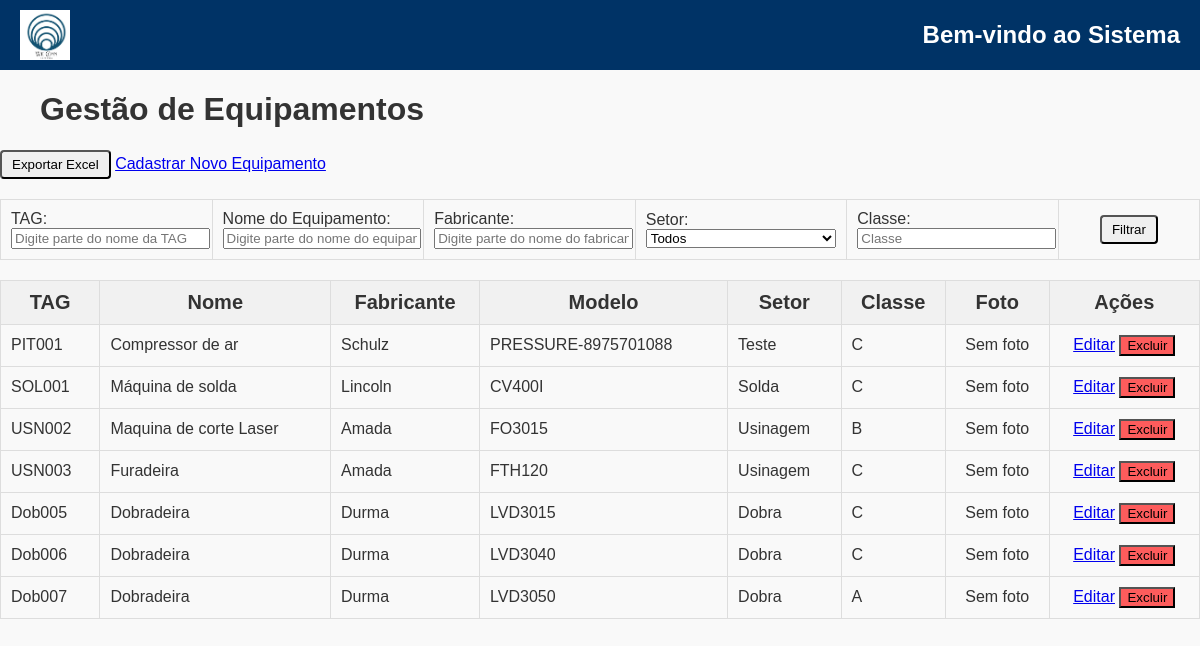
The app's page /CadEquip/ (signed in) with its own data.
### CadEquip/models.py (models this page shows, shortened)
class Equipamento(models.Model):
    CLASSIFICACAO = [
        ('a', 'A'),
        ('b', 'B'),
        ('c', 'C'),
    ]
    nome = models.CharField(max_length=200)
    tag = models.CharField(max_length=200, unique=True)
    patrimonio = models.CharField(
        max_length=200,
        unique=True,
        blank=True,  # Allow blank values
        null=True   # Allow null values
    )
    modelo = models.CharField(max_length=200)
    fabricante = models.CharField(max_length=200)
    numero_serie = models.CharField(max_length=200, unique=False, blank=True, null=True)
    ano_fabricacao = models.CharField(max_length=200, blank=True, null=True)
    data_criacao = models.DateTimeField(auto_now_add=True)
    setor = models.ForeignKey('gestaoOS.Setor', on_delete=models.CASCADE, related_name='equipamentos')
    local = models.CharField(max_length=150, blank=True, null=True)
    foto = models.ImageField(upload_to='fotos_equipamentos/%Y/%m/%d/', null=True, blank=True)
    fornecedor = models.ForeignKey(
        'CadFornecedor.Fornecedor',  # Relaciona ao modelo Fornecedor do app CadFornecedor
        on_delete=models.SET_NULL,
        related_name='equipamentos',
        null=True,
        blank=True
    )
    manual_operacao = models.FileField(upload_to='manuais/', null=True, blank=True)
    garantia_termino = models.DateField(null=True, blank=True)
    classe = models.CharField(max_length=1, blank=True, null=True)
    ssma = models.CharField(
        max_length=1,
        choices=CLASSIFICACAO,
        default='c',
    )
    qualidade = models.CharField(
        max_length=1,
        choices=CLASSIFICACAO,
        default='c',
    )
    operacao = models.CharField(
        max_length=1,
        choices=CLASSIFICACAO,
        default='c',
    )
    entrega = models.CharField(
        max_length=1,
        choices=CLASSIFICACAO,
        default='c',
    )
    mtbf = models.CharField(
        max_length=1,
        choices=CLASSIFICACAO,
        default='c',
    )
    mttr = models.CharField(
        max_length=1,
        choices=CLASSIFICACAO,
        default='c',
    )
    horimetro_atual = models.FloatField(default=0, help_text="Horas totais de operação do equipamento")
    ultima_atualizacao = models.DateTimeField(null=True, blank=True)
    class Meta:
        verbose_name = 'Equipamento'
        verbose_name_plural = 'Equipamentos'

### gestaoOS/models.py (models this page shows, shortened)
class Setor(models.Model):
    nome = models.CharField(max_length=100, unique=True)

### CadEquip/views.py (the view, shortened to what this page needs)
# urls.py: path('CadEquip/', listar_equipamentos, name='CadEquip'),
@login_required
def listar_equipamentos(request):
    equipamentos = Equipamento.objects.all()
    tag = request.GET.get('tag')
    if tag:
        equipamentos = equipamentos.filter(tag__icontains=tag)
    setor_id = request.GET.get('setor')
    if setor_id:
        equipamentos = equipamentos.filter(setor_id=setor_id)
    nome = request.GET.get('nome')
    if nome:
        equipamentos = equipamentos.filter(nome__icontains=nome)
    descricao = request.GET.get('descricao')
    if descricao:
        equipamentos = equipamentos.filter(descricao__icontains=descricao)
    fabricante = request.GET.get('fabricante')
    if fabricante:
        equipamentos = equipamentos.filter(fabricante__icontains=fabricante)
    classe = request.GET.get('classe')
    if classe:
        equipamentos = equipamentos.filter(classe__icontains=classe)
    setores = Setor.objects.all()
    return render(request, 'CadEquipHome.html', {
        'equipamentos': equipamentos,
        'setores': setores
    })

### CadEquip/templates/CadEquipHome.html (shortened to what this page needs)
{% extends 'base.html' %}
{% load static %}
{% block content %}
<link rel="stylesheet" href="https://maxcdn.bootstrapcdn.com/font-awesome/4.7.0/css/font-awesome.min.css">
<div class="content-container">
    <div class="top-side">
        <h1 style="text-align: left; margin-left: 40px;">Gestão de Equipamentos</h1>
        <div>
            <button type="submit" class="btn btn-success" name="exportar_excel" value="true">Exportar Excel</button>
            <a href="{% url 'cria_equipamento' %}" class="custom-button">Cadastrar Novo Equipamento</a>
        </div>
    </div>
    <table class="tabela-sem-divisoes" style="border: none">
        <form method="get" action="{% url 'CadEquip' %}">
            <td style="width: 15%">
                <div>
                    <label for="tag">TAG:</label>
                    <input type="text" name="tag" id="tag" placeholder="Digite parte do nome da TAG">
                </div>
            </td>
            <td style="width: 15%">
                <div>
                    <label for="nome">Nome do Equipamento:</label>
                    <input type="text" name="nome" id="nome" placeholder="Digite parte do nome do equipamento">
                </div>
            </td>
            <td style="width: 15%">
                <div>
                    <label for="fabricante">Fabricante:</label>
                    <input type="text" name="fabricante" id="fabricante" placeholder="Digite parte do nome do fabricante">
                </div>
            </td>
            <td style="width: 15%">
                <div>
                    <label for="setor">Setor:</label>
                    <select name="setor" id="setor">
                        <option value="">Todos</option>
                    </select>
                </div>
            </td>
            <td style="width: 15%">
                <div>
                    <label for="classe">Classe:</label>
                    <input type="text" name="classe" id="classe" placeholder="Classe">
                </div>
            </td>
            <td style="width: 10%; text-align: center;">
                <button type="submit" class="btn btn-primary">Filtrar</button>
            </td>
        </form>
    </table>
    <table border="1">
        <thead>
            <tr>
                <th>TAG</th>
                <th>Nome</th>
                <th>Fabricante</th>
                <th>Modelo</th>
                <th>Setor</th>
                <th>Classe</th>
                <th>Foto</th>
                <th>Ações</th>
            </tr>
        </thead>
        <tbody>
            {% for equipamento in equipamentos %}
                <tr>
                    <td>{{ equipamento.tag }}</td>
                    <td>{{ equipamento.nome }}</td>
                    <td>{{ equipamento.fabricante }}</td>
                    <td>{{ equipamento.modelo }}</td>
                    <td>{{ equipamento.setor.nome }}</td>
                    <td>{{ equipamento.classe }}</td>
                    <td style="text-align: center;">
                        {% if equipamento.foto %}
                            <img src="{{ equipamento.foto.url }}" alt="Foto do equipamento {{ equipamento.nome }}" style="max-width: 100px; max-height: 100px;">
                        {% else %}
                            Sem foto
                        {% endif %}
                    </td>
                    <td style="text-align: center;">
                        <a href="{% url 'editar_equipamento' equipamento.id %}" class="custom-button table-button">Editar</a>
                        <form method="post" action="{% url 'excluir_equipamento' equipamento.id %}" style="display:inline;" onsubmit="return confirmDelete();">
                            <button type="submit" class="custom-button table-button delete-button">Excluir</button>
                        </form>
                    </td>
                </tr>
            {% endfor %}
        </tbody>
    </table>
</div>
{% endblock %}

### gestaoOS/static/css/style.css (style rules this page uses)
body { font-family: Garamond, sans-serif; margin: 0; padding: 0; background-color: #f9f9f9; color: #333; }
.btn { padding: 5px 10px; text-decoration: none; border-radius: 4px; transition: background-color 0.3s; }
table { width: 100%; border-collapse: collapse; margin-top: 20px; }
table, th, td { border: 1px solid #ddd; }
th, td { padding: 10px; text-align: left; }
th { background-color: #f1f1f1; }
tr:nth-child(even) { background-color: #f9f9f9; }
input, select, textarea { width: 100%; }

### CadEquip/templates/CadEquipHome.html (style rules this page uses)
.content-container th { font-size: 20px; text-align: center; }
.content-container .delete-button { background-color: rgb(253, 92, 92); }

### records on screen
Equipamento: tag "PIT001", nome "Compressor de ar", fabricante "Schulz", modelo "PRESSURE-8975701088", setor.nome "Teste", classe "C", foto "Sem foto"
Equipamento: tag "SOL001", nome "Máquina de solda", fabricante "Lincoln", modelo "CV400I", setor.nome "Solda", classe "C", foto "Sem foto"
Equipamento: tag "USN002", nome "Maquina de corte Laser", fabricante "Amada", modelo "FO3015", setor.nome "Usinagem", classe "B", foto "Sem foto"
Equipamento: tag "USN003", nome "Furadeira", fabricante "Amada", modelo "FTH120", setor.nome "Usinagem", classe "C", foto "Sem foto"
Equipamento: tag "Dob005", nome "Dobradeira", fabricante "Durma", modelo "LVD3015", setor.nome "Dobra", classe "C", foto "Sem foto"
Equipamento: tag "Dob006", nome "Dobradeira", fabricante "Durma", modelo "LVD3040", setor.nome "Dobra", classe "C", foto "Sem foto"
Equipamento: tag "Dob007", nome "Dobradeira", fabricante "Durma", modelo "LVD3050", setor.nome "Dobra", classe "A", foto "Sem foto"
